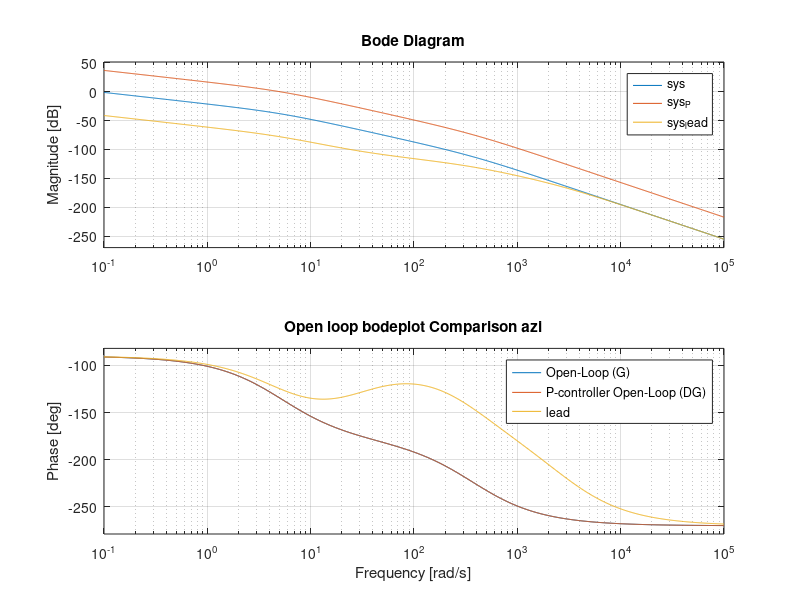
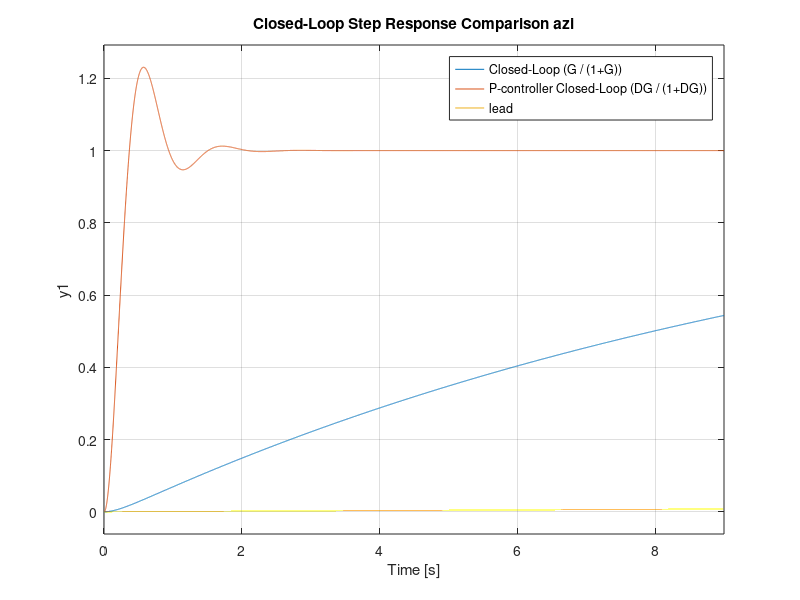
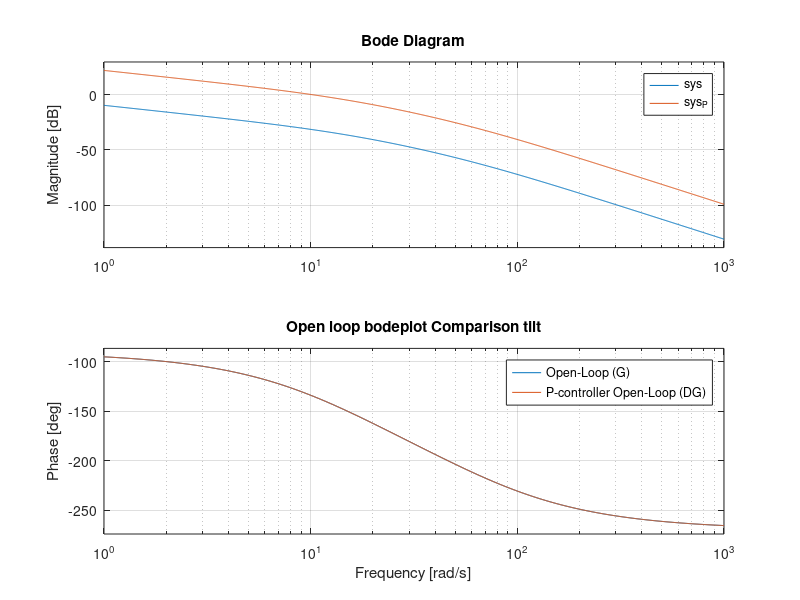
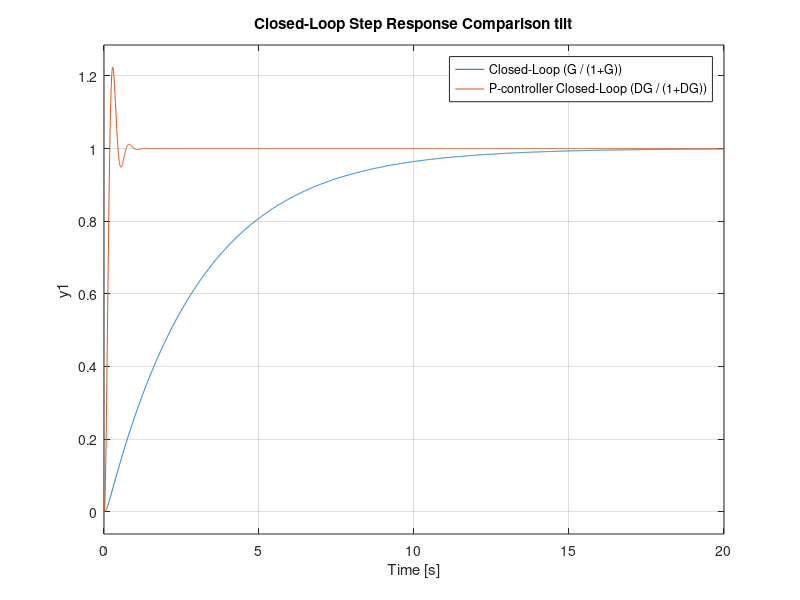

Write the MATLAB code that produced these figures, in order.
%% P controller til azi
clc
close all;
clear all;

s=tf('s');

sys=0.32736/(s*((s + 0.225409715443564)*(0.0019*s + 0.7242) + 3.574790842));


%P=167.8804018
%Det ses ret tydeligt på bodeplottet at en PI vil gøre systemet ustabilt
D=80.35261222; %D = controller I.e. P controller
sys_P = sys*D;

D=(s + 28.5)/(s + 2850);
sys_lead = sys*D;

sys_cl=sys/(1+sys);
sys_P_cl=sys_P/(1+sys_P);
sys_lead_cl=sys_lead/(1+sys_lead);



figure;
bode(sys, sys_P, sys_lead)
title('Open loop bodeplot Comparison azi');
legend('Open-Loop (G)', 'P-controller Open-Loop (DG)', 'lead');

figure;
step(sys_cl, sys_P_cl, sys_lead_cl)
title('Closed-Loop Step Response Comparison azi');
legend('Closed-Loop (G / (1+G))', 'P-controller Closed-Loop (DG / (1+DG))', 'lead');


%% P controller til tilt
clc
close all;
clear all;

s=tf('s');

sys=0.4056/(s*((0.0154756329092856*s + 0.0138947737227036)*(0.0916*s + 6.73) + 1.1486592));


%P=38.01893963
%Det ses ret tydeligt på bodeplottet at en PI vil gøre systemet ustabilt
D=38.01893963; %D = controller I.e. P controller
sys_P = sys*D;

sys_cl=sys/(1+sys);
sys_P_cl=sys_P/(1+sys_P);


figure;
bode(sys, sys_P)
title('Open loop bodeplot Comparison tilt');
legend('Open-Loop (G)', 'P-controller Open-Loop (DG)');

figure;
step(sys_cl, sys_P_cl)
title('Closed-Loop Step Response Comparison tilt');
legend('Closed-Loop (G / (1+G))', 'P-controller Closed-Loop (DG / (1+DG))');


